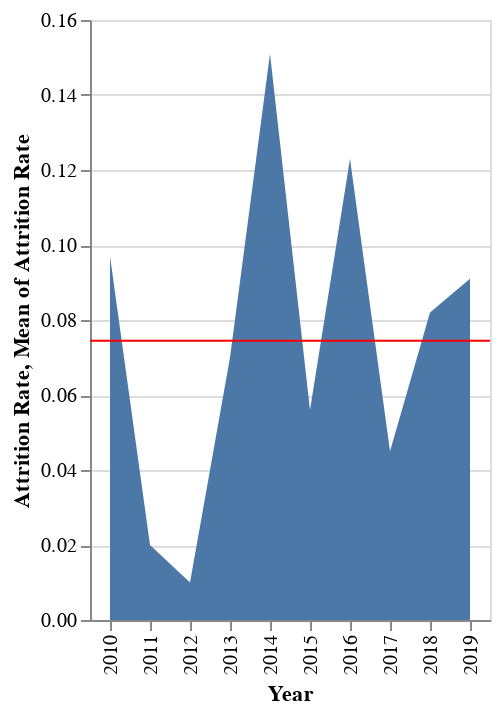

Source (notebook cell):
### Code cell
area = base.mark_area().encode(
    x = alt.X('Year:O'),
    y = alt.Y('Attrition Rate')
    )

area + rule

### Figure 1 — Vega-Lite specification as saved in the notebook (floating-point values rounded to 4 significant figures)
{"config": {"view": {"continuousWidth": 300, "continuousHeight": 300}}, "layer": [{"mark": {"type": "area"}, "encoding": {"x": {"field": "Year", "type": "ordinal"}, "y": {"field": "Attrition Rate", "type": "quantitative"}}}, {"mark": {"type": "rule", "color": "red"}, "encoding": {"y": {"aggregate": "mean", "field": "Attrition Rate", "type": "quantitative"}}}], "data": {"name": "data-0a7ed12b3693b0f6b7061ff4e2683f48"}, "$schema": "https://vega.github.io/schema/vega-lite/v5.8.0.json", "datasets": {"data-0a7ed12b3693b0f6b7061ff4e2683f48": [{"Year": 2019, "Attrition Rate": 0.091}, {"Year": 2018, "Attrition Rate": 0.082}, {"Year": 2017, "Attrition Rate": 0.045}, {"Year": 2016, "Attrition Rate": 0.123}, {"Year": 2015, "Attrition Rate": 0.056}, {"Year": 2014, "Attrition Rate": 0.151}, {"Year": 2013, "Attrition Rate": 0.07}, {"Year": 2012, "Attrition Rate": 0.01}, {"Year": 2011, "Attrition Rate": 0.02}, {"Year": 2010, "Attrition Rate": 0.097}]}}
